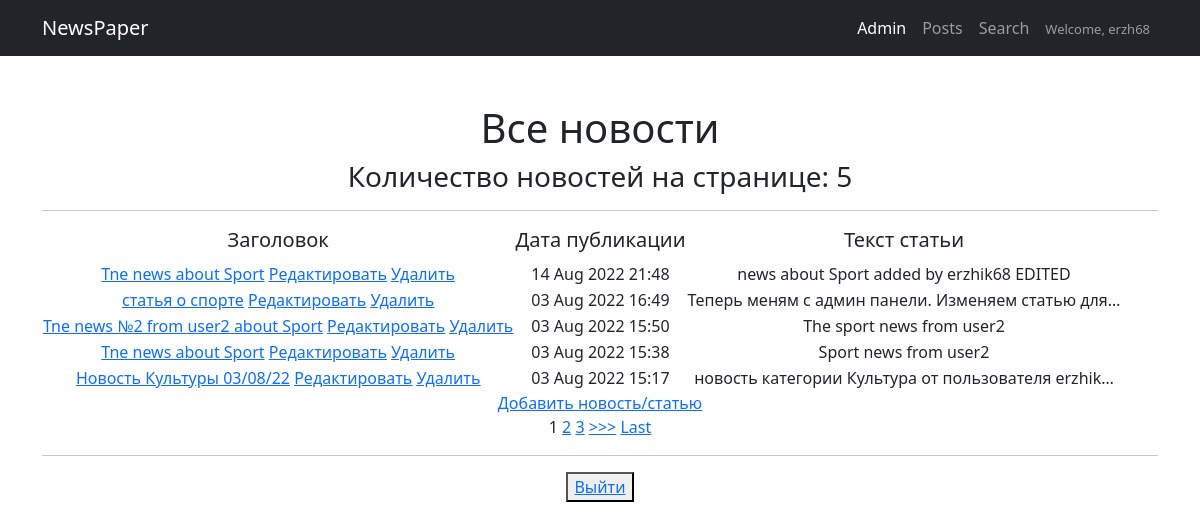
The page / (signed in) on the database its author committed.
### newapp/models.py (models this page shows, shortened)
class Post(models.Model):
    NEWS = 'NW'
    ARTICLE = 'AT'
    TYPE_POST_CHOICES = [(NEWS, 'Новости'), (ARTICLE, 'Статья'),]
    post_type = models.CharField("Тип", max_length=2, choices=TYPE_POST_CHOICES, default=NEWS)
    post_author = models.ForeignKey(Author, on_delete=models.CASCADE, verbose_name="Имя автора")
    post_date_time = models.DateTimeField("Дата публикации (ГГГГ-ММ-ДД)", auto_now_add=True)
    post_category = models.ManyToManyField(Category, through='PostCategory', blank=False, verbose_name="Категория", related_name='posts')
    post_title = models.CharField("Заголовок", max_length=100)
    post_text = models.TextField("Текст")
    post_rating = models.IntegerField(default=0)

### newapp/views.py (the view)
# urls.py: path('', cache_page(60*1)(PostsList.as_view())), # Кэш на главную страницу, раз в минуту страница будет записываться в кэш.
class PostsList(LoginRequiredMixin, ListView):
    model = Post  # указываем модель, объекты которой мы будем выводить
    template_name = 'posts.html'  # указываем имя шаблона, в котором будет лежать HTML, в нём будут все инструкции о том, как именно пользователю должны вывестись наши объекты
    context_object_name = 'posts'  # это имя списка, в котором будут лежать все объекты, его надо указать, чтобы обратиться к самому списку объектов через HTML-шаблон
    ordering = ['-id']
    paginate_by = 5  # поставим постраничный вывод в один элемент
    def get_context_data(self, **kwargs):
        context = super().get_context_data(**kwargs)  # получили весь контекст из класса-родителя
        context['time_now'] = datetime.utcnow()  # добавим переменную текущей даты time_now
        context['filter'] = PostFilter(self.request.GET, queryset=self.get_queryset())  # вписываем наш фильтр в контекст
        context['is_not_authors'] = not self.request.user.groups.filter(name='authors').exists()  # добавили новую контекстную переменную is_not_authors
        return context

### newapp/templatetags/custom_filters.py (called while the page is built)
@register.filter(name='censor')
def censor(value, arg):
    list_bad_words = ['черт', 'блин', 'капец', 'дерьмо', 'хрен', 'чёрт']
    value_edited = value
    value_final = ''
    for word in list_bad_words:
        value_edited = value_edited.lower()
        value_temp = value_edited.replace(word, arg * len(word))
        value_edited = value_temp
    for i in range(0, len(value)):
        if (value[i] != value_edited[i]) & (value_edited[i].isalpha()):
            temp = value_edited[i].upper()
            value_final += temp
        else:
            value_final += value_edited[i]
    return value_final

### templates/posts.html (shortened to what this page needs)
{% extends 'default.html' %}
{% load custom_filters %}
{% block content %}
    <h1>Все новости</h1>
    <h3>Количество новостей на странице: {{ posts|length }}</h3>
    <hr>
    {% if posts %}
        <table>
            <tr>
                <td>
                    <h5>Заголовок</h5>
                </td>
                <td>
                    <h5>Дата публикации</h5>
                </td>
                <td>
                    <h5>Текст статьи</h5>
                </td>
            </tr>
        {% for post in posts %}
            <tr>
                <td>
                    <a href="{% url 'post_detail' post.id %}">{{ post.post_title|censor:'*' }}</a>
                    <a href="{% url 'post_update' post.id %}"><u>Редактировать</u></a>
                    <a href="{% url 'post_delete' post.id %}"><u> Удалить </u></a>
                </td>
                <td>
                    {{ post.post_date_time|date:'d M Y H:i' }}
                </td>
                <td>
                    {{ post.post_text|censor:'*'|truncatechars:50 }}
                </td>
            </tr>
        {% endfor %}
        </table>
    {% else %}
        <h2>Новостей нет!</h2>
    {% endif %}
    <a href="{% url 'post_create' %}">Добавить новость/статью</a>
    <br>
    {% if is_paginated %}
        {% for num in page_obj.paginator.page_range %}
            {% if page_obj.number == num %}
                <a>{{ num }}</a>
            {% elif num > page_obj.number|add:'-3' and num < page_obj.number|add:'3' %}
                <a href="?page={{ num }}">{{ num }}</a>
            {% endif %}
        {% endfor %}
        {% if page_obj.has_next %}
            <a href="?page={{ page_obj.next_page_number }}">>>></a>
            <a href="?page={{ page_obj.paginator.num_pages }}">Last</a>
        {% endif %}
    {% endif %}
    <br>
    <hr>
    <button> <a href="accounts/logout/">Выйти</a> </button>
{% endblock content %}

### templates/default.html (shortened to what this page needs)
{% load static %}
<!DOCTYPE html>
<html lang="en">
    <head>
        <link href="{% static 'css/styles.css' %}" rel="stylesheet" />
    </head>
    <body>
                <nav class="navbar navbar-expand-lg navbar-dark bg-dark">
                    <div class="container">
                        <a class="navbar-brand" href="/posts/">NewsPaper</a>
                        <div class="collapse navbar-collapse" id="navbarSupportedContent">
                            <ul class="navbar-nav ms-auto mb-2 mb-lg-0">
                                <li class="nav-item"><a class="nav-link active" aria-current="page" href="/admin/">Admin</a></li>
                                <li class="nav-item"><a class="nav-link" href="/posts/">Posts</a></li>
                                <li class="nav-item"><a class="nav-link" href="/posts/search/">Search</a></li>
                                <li class="nav-item"><a class="nav-link" href="#"><font size="-1.5">Welcome, {{ request.user.username }}</font></a></li>
                            </ul>
                        </div>
                    </div>
                </nav>
        <div class="container">
            <div class="text-center mt-5">
                {% block content %}
                {% endblock content %}
            </div>
        </div>
    </body>
</html>

### rows shown on the page
Post: post_title|censor "Tne news about Sport", post_date_time "14 Aug 2022 21:48", post_text|censor "news about Sport added by erzhik68 EDITED"
Post: post_title|censor "статья о спорте", post_date_time "03 Aug 2022 16:49", post_text|censor "Теперь меням с админ панели. Изменяем статью для…"
Post: post_title|censor "Tne news №2 from user2 about Sport", post_date_time "03 Aug 2022 15:50", post_text|censor "The sport news from user2"
Post: post_title|censor "Tne news about Sport", post_date_time "03 Aug 2022 15:38", post_text|censor "Sport news from user2"
Post: post_title|censor "Новость Культуры 03/08/22", post_date_time "03 Aug 2022 15:17", post_text|censor "новость категории Культура от пользователя erzhik…"

### other values the page prints
{{ request.user.username }} "erzh68"
{{ posts|length }} "5"
{{ num }} "1"
{{ num }} "2" "3"
